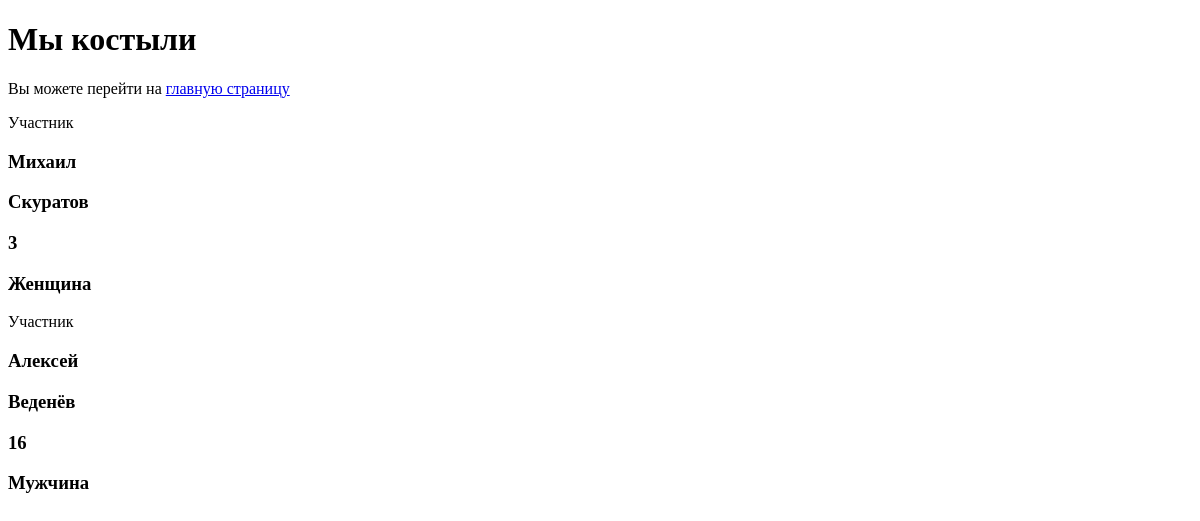
The app's page /about_us, older data.
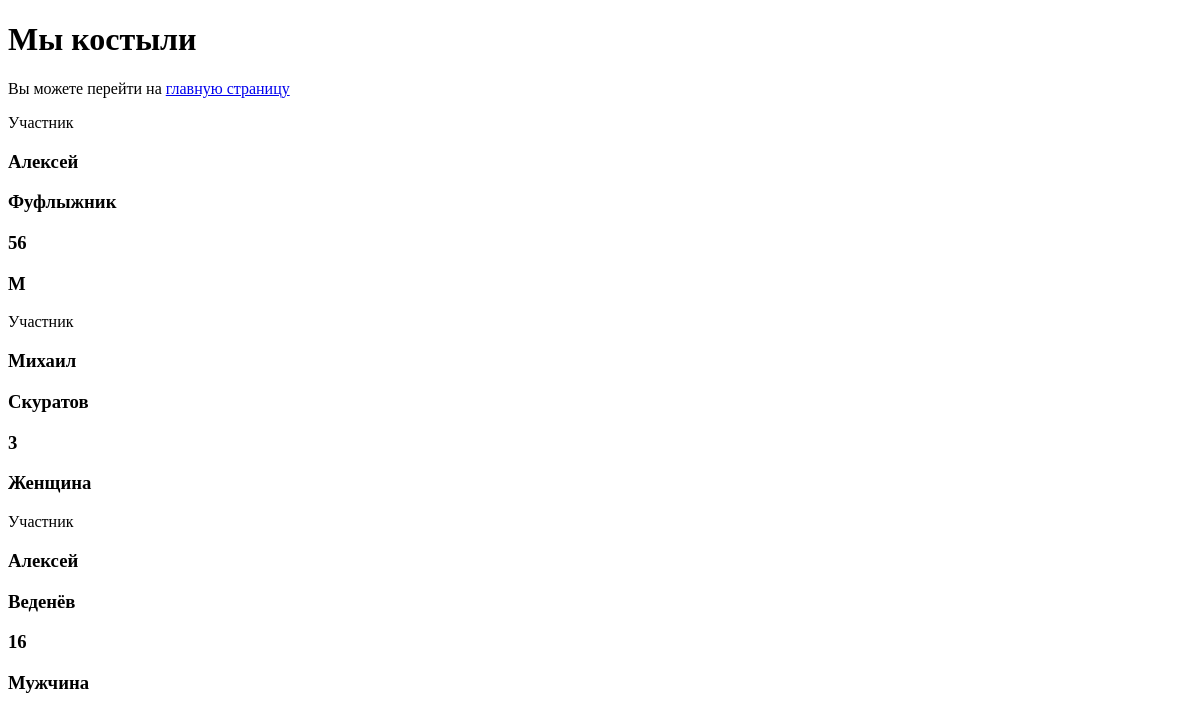
The same page, newer data.
### main/models.py (models this page shows, shortened)
class Information(models.Model):
    name = models.CharField('Имя', max_length=20)
    name2 = models.CharField('Фамилия', max_length=20)
    age = models.SmallIntegerField('Возраст')
    sex = models.CharField('Пол', max_length=10)

### main/views.py (the view)
# urls.py: path('about_us', about_us, name='about'),
def about_us(request):
    information = Information.objects.order_by('-id')
    return render(request, 'main/about.html', {'title': 'О нас', 'info': information})

### main/templates/main/about.html (shortened to what this page needs)
{% extends 'main/base.html' %}
{% block content %}
  <h1>Мы костыли</h1>
  <p>Вы можете перейти на <a href="/">главную страницу</a></p>
  {% for i in info %}
    <p>Участник</p>
    <h3>{{i.name}}</h3>
    <h3>{{i.name2}}</h3>
    <h3>{{i.age}}</h3>
    <h3>{{i.sex}}</h3>
  {% endfor %}
{% endblock %}

### main/templates/main/base.html (shortened to what this page needs)
<!doctype html>
<html lang="ru">
<head>
</head>
<body>
  {% block content %}{% endblock %}
</body>
</html>

Row changes from the older to the newer data that the page shows:
added Information: name "Алексей", name2 "Фуфлыжник", age "56", sex "М"
